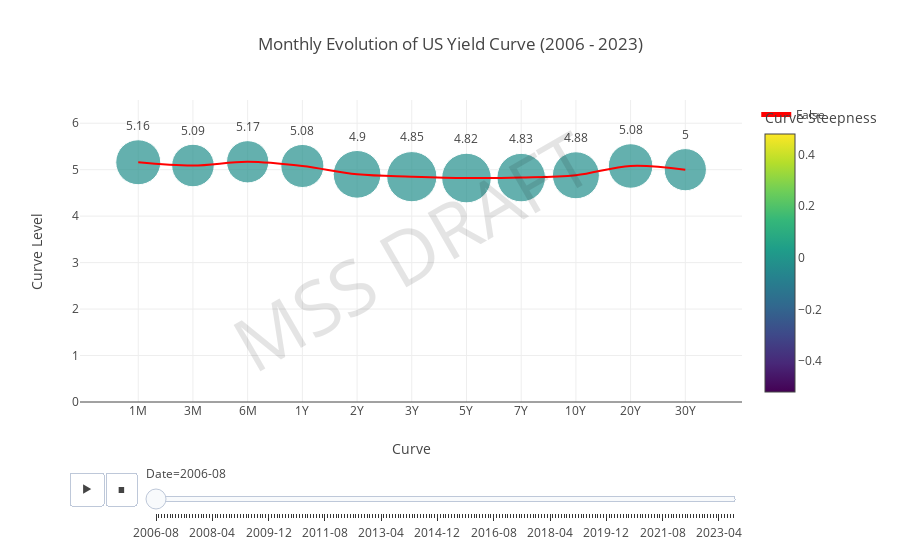

Here is the notebook cell this chart was saved with:
### Code cell
fig3 = go.Figure(
    data=fig2.data + fig1.data,
    frames=[
        go.Frame(data=fr1.data + fr2.data, name=fr1.name)
        for fr1, fr2 in zip(fig2.frames, fig1.frames)
    ],
    layout=fig2.layout,)
print("Source: US Federal Reserve")
fig3.update_traces(textposition='top center')
